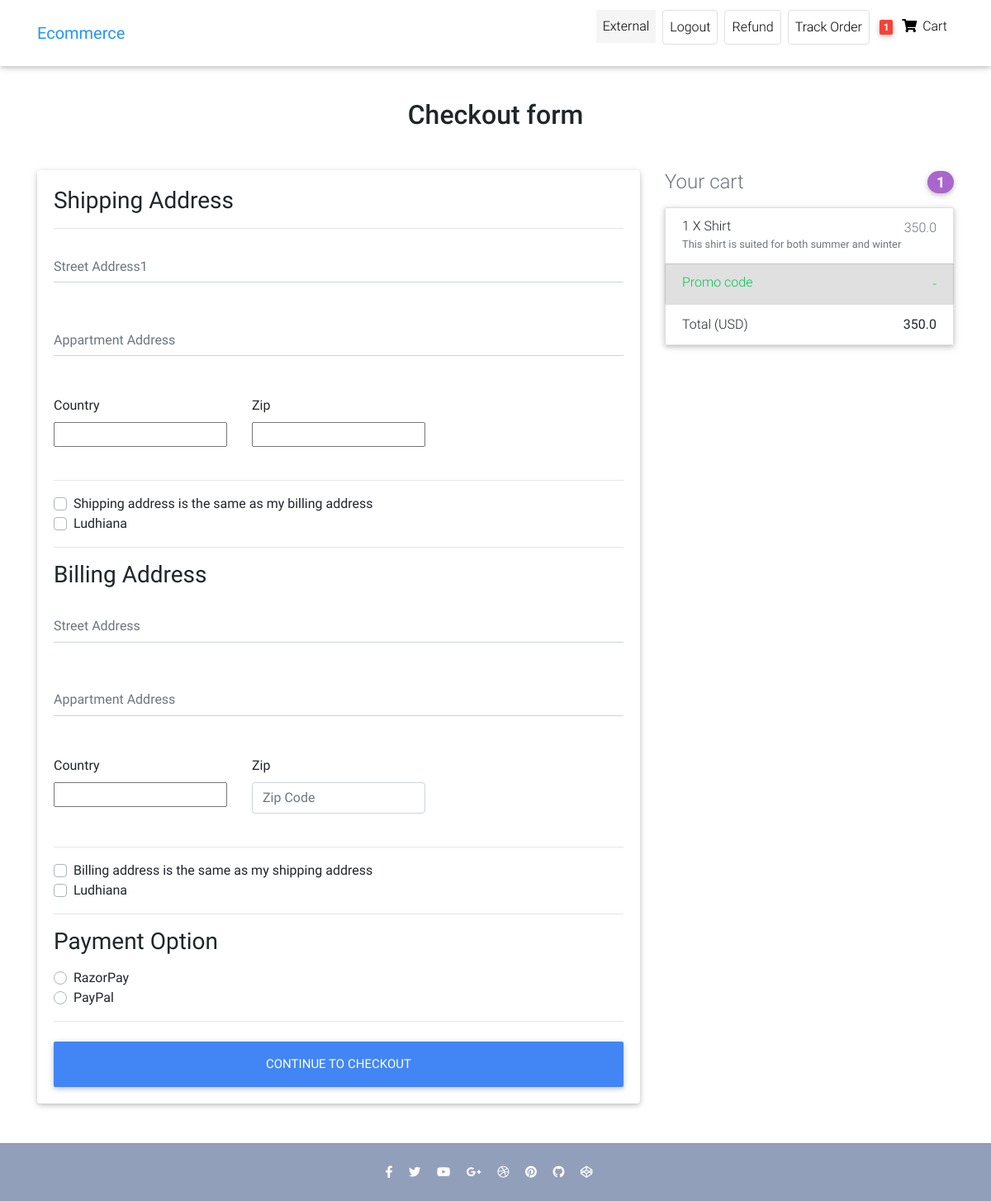
/checkout/ (signed in), run on the app's committed database.
### front/models.py (models this page shows, shortened)
class Customer(AbstractUser):#Users is customer here
    phone=models.CharField(max_length=12,default="")
    gender=models.CharField(max_length=15,default="")
    user_address=models.CharField(max_length=50,default="")

class Order(models.Model):
    user=models.ForeignKey(Customer,on_delete=models.CASCADE)
    ref_code=models.CharField(max_length=20,blank=True,null=True)
    items=models.ManyToManyField(OrderItem)
    start_date = models.DateTimeField(auto_now_add=True)
    ordered_date=models.DateField()
    ordered=models.BooleanField(default=False)#it check whether has been ordered or not
    billing_address=models.ForeignKey('Address',related_name='billing_address',on_delete=models.SET_NULL,blank=True,null=True)
    shipping_address=models.ForeignKey('Address',related_name='shipping_address',on_delete=models.SET_NULL,blank=True,null=True)
    payment_detail=models.ForeignKey('Payments',on_delete=models.SET_NULL,blank=True,null=True)
    coupon=models.ForeignKey('Coupon',on_delete=models.SET_NULL,blank=True,null=True)
    being_delivered=models.BooleanField(default=False)#deliver hogaya
    received=models.BooleanField(default=False)#order hmne receive karliya
    order_status=models.CharField(choices=status,max_length=10,default='Pe')
    refund_requested=models.BooleanField(default=False)
    refund_granted=models.BooleanField(default=False)
    def total_amount(self):
        total=0
        for order_item in self.items.all():
            total += order_item.get_final_price()
        if self.coupon:
            total-=self.coupon.amount
        return total

class Address(models.Model):
    user=models.ForeignKey(Customer,on_delete=models.CASCADE)
    street_address=models.CharField(max_length=100)
    appartment_address=models.CharField(max_length=100)
    country=CountryField(multiple=False)
    zip=models.CharField(max_length=10)
    address_type=models.CharField(max_length=1,choices=ADDRESS_CHOICES)
    default=models.BooleanField(default=False)
    def __str__(self):
        return self.user.username
    class Meta:
        verbose_name_plural='Addresses'#Renaming Admin Panel name from Addresss to Addresses

class OrderItem(models.Model):
    user=models.ForeignKey(Customer,on_delete=models.CASCADE,null=True,blank=True)
    ordered=models.BooleanField(default=False)
    item=models.ForeignKey(Item,on_delete=models.CASCADE)
    quantity=models.IntegerField(default=1)
    def get_total_item_discount_price(self):
        if self.item.discount_price:
            totalprice=self.item.discount_price * self.quantity
            return totalprice
        else:
            return self.get_total_item_price()
    def get_final_price(self):
        if self.get_total_item_discount_price():
            return self.get_total_item_discount_price()
        return self.get_total_item_price()

class Item(models.Model):
    upload_path = 'Images'
    title=models.CharField(max_length=50)
    price=models.FloatField()
    discount_price=models.FloatField(blank=True,null=True)
    category=models.CharField(choices=CATEGORY_CHOICES,max_length=2)
    label=models.CharField(choices=LABEL_CHOICES,max_length=1)
    slug=models.SlugField(blank=True)
    description=models.TextField()
    image=models.ImageField(upload_to=upload_path,null=True,blank=True)

### front/views.py (the view, shortened to what this page needs)
# urls.py: path('checkout/',CheckOutView.as_view(),name="check_out"),
class CheckOutView(LoginRequiredMixin,View):
    def get(self,*args,**kwargs):
        try:
            form=CheckoutForm()
            coupon=CouponForm()
            orders=Order.objects.filter(user=self.request.user,ordered=False)
            context={'form':form,'orders':orders,'coupon':coupon}
            shipping_address_qs=Address.objects.filter(
                user=self.request.user,
                address_type='S',
                default=True
            )
            if shipping_address_qs.exists():
                print("dsfdsd")
                print(f'shipping_address_qs={shipping_address_qs[0]}')
                context.update({'default_shipping_address':shipping_address_qs[0]})
            billing_address_qs=Address.objects.filter(
                user=self.request.user,
                address_type='B',
                default=True
            )
            if billing_address_qs.exists():
                print('test')
                print(f'billing_address_qs={billing_address_qs[0]}')
                context.update({'default_billing_address':billing_address_qs[0]})
            return render(self.request,'Ecommerce/checkout-page.html',context)
        except ObjectDoesNotExist:
            messages.info(self.request,"You donot have active order")
            return redirect("checkout")

### front/templates/Ecommerce/checkout-page.html (shortened to what this page needs)
{% extends "Ecommerce/home-page.html" %}
{% load static %}
{% load cart_template_tags %}
{% load crispy_forms_tags %}
{% block head %}
    <link rel="stylesheet"
          href="https://use.fontawesome.com/releases/v5.11.2/css/all.css">
    <link href="{% static 'css/bootstrap.min.css' %}" rel="stylesheet">
    <link href="{% static 'css/mdb.min.css' %}" rel="stylesheet">
    <link href="{% static 'css/style.min.css' %}" rel="stylesheet">
{% endblock head %}
{% block body %}
    {% include 'Ecommerce/navbar.html' %}
    <main class="mt-5 pt-4">
        <div class="container wow fadeIn">
            <h2 class="my-5 h2 text-center">Checkout form</h2>
            <div class="row">
                <div class="col-md-8 mb-4">
                    <div class="card">
                        <form class="card-body" method="POST" action="{% url 'check_out' %}">
                            <h3>Shipping Address</h3>
                            <hr>
                            <div class='hideable_shipping_form'>
                                <div class="md-form mb-5">
                                    <input type="text"
                                           id="shipping_address1"
                                           name='shipping_address1'
                                           class="form-control"
                                           placeholder="Street Address1">
                                </div>
                                <div class="md-form mb-5">
                                    <input type="text"
                                           id="shipping_address2"
                                           name="shipping_address2"
                                           class="form-control"
                                           placeholder="Appartment Address">
                                </div>
                                <div class="row">
                                    <div class="col-lg-4 col-md-12 mb-4">
                                        <label for="country">Country</label>
                                        {{ form.shipping_country }}
                                    </div>
                                    <div class="col-lg-4 col-md-6 mb-4">
                                        <label for="zip">Zip</label>
                                        <input type="text"
                                               {% comment %} class="form-control" {% endcomment %}
                                               name="shipping_zip"
                                               id="shipping_zip"
                                               placeholder=""
                                              >
                                    </div>
                                </div>
                                <hr>
                                <div class="custom-control custom-checkbox">
                                    <label class="custom-control-label" for="same_billing_address">
                                        Shipping address is the same as my billing address
                                    </label>
                                </div>
                            </div>
                            {% if  default_shipping_address %}
                                <div class="custom-control custom-checkbox">
                                    <label class="custom-control-label" for="use_default_shipping_address">
                                        {{ default_shipping_address.street_address|truncatechars:10 }}
                                    </label>
                                </div>
                            {% endif %}
                            <hr>
                            <h3>Billing Address</h3>
                            <div class='hideable_billing_form'>
                                <div class="md-form mb-5">
                                    <input type="text"
                                           id="billing_address1"
                                           name='billing_address1'
                                           class="form-control"
                                           placeholder="Street Address">
                                </div>
                                <div class="md-form mb-5">
                                    <input type="text"
                                           id="billing_address2"
                                           name="billing_address2"
                                           class="form-control"
                                           placeholder="Appartment Address">
                                </div>
                                <div class="row">
                                    <div class="col-lg-4 col-md-12 mb-4">
                                        <label for="country">Country</label>
                                        {{ form.billing_country }}
                                    </div>
                                    <div class="col-lg-4 col-md-6 mb-4">
                                        <label for="zip">Zip</label>
                                        <input type="text"
                                               class="form-control"
                                               name="billing_zip"
                                               id="billinh_zip"
                                               placeholder="Zip Code">
                                    </div>
                                </div>
                                <hr>
                                <div class="custom-control custom-checkbox">
                                    <label class="custom-control-label" for="same_shipping_address">
                                        Billing address is the same as my shipping address
                                    </label>
                                </div>
                            </div>
                            {% if default_billing_address %}
                                <div class="custom-control custom-checkbox">
                                    <label class="custom-control-label" for="use_default_billing">
                                        {{ default_shipping_address.street_address|truncatechars:10 }}
                                    </label>
                                </div>
                            {% endif %}
                            <hr>
                            <h3>Payment Option</h3>
                            <div class="d-block my-3">
                                {% for value,name in form.fields.payment_option.choices %}
                                    <div class="custom-control custom-radio">
                                        <label class="custom-control-label" for="{{ name }}">{{ name }}</label>
                                    </div>
                                {% endfor %}
                            </div>
                            <hr class="mb-4">
                            <button class="btn btn-primary btn-lg btn-block" type="submit">Continue to checkout</button>
                        </form>
                    </div>
                </div>
                {% include 'Ecommerce/order_snippet.html' %}
            </div>
        </div>
    </main>
    <footer class="page-footer text-center font-small mt-4 wow fadeIn">
        <hr class="my-4">
        <div class="pb-4">
            <a href="https://www.facebook.com/mdbootstrap" target="_blank">
                <i class="fab fa-facebook-f mr-3"></i>
            </a>
            <a href="https://twitter.com/MDBootstrap" target="_blank">
                <i class="fab fa-twitter mr-3"></i>
            </a>
            <a href="https://www.youtube.com/watch?v=7MUISDJ5ZZ4" target="_blank">
                <i class="fab fa-youtube mr-3"></i>
            </a>
            <a href="https://plus.google.com/u/0/b/107863090883699620484"
               target="_blank">
                <i class="fab fa-google-plus-g mr-3"></i>
            </a>
            <a href="https://dribbble.com/mdbootstrap" target="_blank">
                <i class="fab fa-dribbble mr-3"></i>
            </a>
            <a href="https://pinterest.com/mdbootstrap" target="_blank">
                <i class="fab fa-pinterest mr-3"></i>
            </a>
            <a href="https://github.com/mdbootstrap/bootstrap-material-design"
               target="_blank">
                <i class="fab fa-github mr-3"></i>
            </a>
            <a href="http://codepen.io/mdbootstrap/" target="_blank">
                <i class="fab fa-codepen mr-3"></i>
            </a>
        </div>
    </footer>
{% endblock body %}

### front/templates/Ecommerce/navbar.html (shortened to what this page needs)
{% load cart_template_tags %}
 <nav class="navbar fixed-top navbar-expand-lg navbar-light white scrolling-navbar">
    <div class="container">
      <a class="navbar-brand waves-effect" href="/" >
        <strong class="blue-text">Ecommerce</strong>
      </a>
      <div class="collapse navbar-collapse" id="navbarSupportedContent">
        <ul class="navbar-nav nav-flex-icons">
          {% if request.user.is_authenticated %}
          <li class="nav-item mx-1">
            <p class="nav-link  "
            style="background-color:whitesmoke;"
             >
              {{request.user.first_name}}
          </p>
          </li>
          <li class="nav-item mx-1">
            <a href="{% url 'account_logout' %}" class="nav-link border border-light rounded waves-effect"
             >
              Logout
            </a>
          </li>
          <li class="nav-item mx-1">
            <a href="{% url 'request-refund' %}" class="nav-link border border-light rounded waves-effect"
             >
              Refund
            </a>
          </li>
          <li class="nav-item mx-1">
            <a href="{% url 'track-order' %}" class="nav-link border border-light rounded waves-effect"
            >
              Track Order
            </a>
          </li>
          {% endif %}
          {% if user.is_authenticated %}
          <li class="nav-item">
            <a href="{% url 'order-summary' %}" class="nav-link waves-effect">
              <span class="badge red z-depth-1 mr-1"> {{request.user|cart_item_count}} </span>
              <i class="fas fa-shopping-cart"></i>
              <span class="clearfix d-none d-sm-inline-block"> Cart </span>
            </a>
          </li>
          {% endif %}
        </ul>
      </div>
    </div>
  </nav>

### front/templates/Ecommerce/order_snippet.html (shortened to what this page needs)
{% load crispy_forms_tags %}
<div class="col-md-4 mb-4">
    <h4 class="d-flex justify-content-between align-items-center mb-3">
        <span class="text-muted">Your cart</span> {% for order in orders %}
        <span class="badge badge-secondary badge-pill">{{order.items.count}}</span>
    </h4>
    <ul class="list-group mb-3 z-depth-1">
        {% for object in order.items.all %}
        <li class="list-group-item d-flex justify-content-between lh-condensed">
            <div>
                <h6 class="my-0">{{object.quantity}} X {{object.item.title}}</h6>
                <small class="text-muted">{{object.item.description}}</small>
            </div>
            <span class="text-muted">{{object.get_final_price}}</span>
        </li>
          {% endfor %}
          <li class="list-group-item d-flex justify-content-between bg-light">
            <div class="text-success">
              <h6 class="my-0">Promo code</h6>
            </div>
            <span class="text-success">-{{order.coupon.amount}}</span>
          </li>
          <li class="list-group-item d-flex justify-content-between">
            <span>Total (USD)</span>
            <strong>{{order.total_amount}}</strong>
          </li>
          {% endfor %}
    </ul>
</div>

### data on the page
Customer: user.first_name "External", user|cart_item_count "1"
Address: street_address "Ludhiana"
Order: items.count "1", total_amount "350.0"
OrderItem: quantity "1", item "Shirt", item.description "This shirt is suited for both summer and winter", get_final_price "350.0"

### other printed values
{{ name }} "RazorPay" "PayPal"
